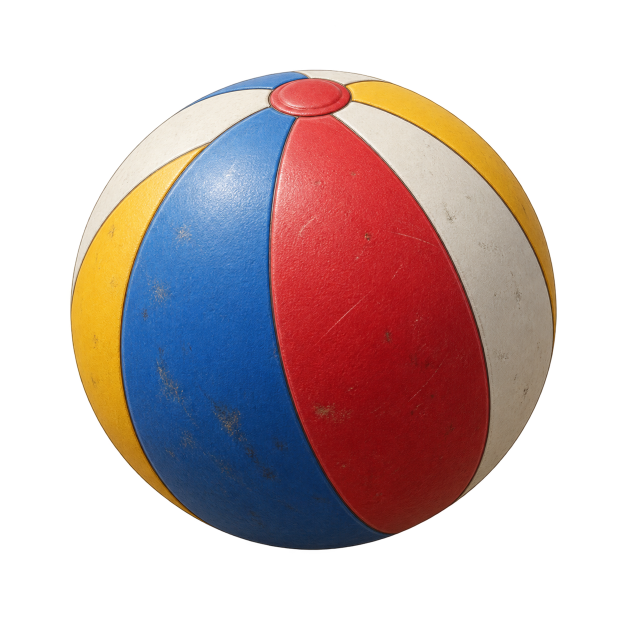
#> input picture artwork/revisions/ball-v1.png, 1254 x 1254 px, given in place of textbook--shelf-v1.png, which was not available (shown at 1/2 size)
$ python extract-book-alpha.py textbook--shelf
#> lines starting #> are read from the running program, lines starting #| are printed output that depends on the picture; after the words box and inside, x2 and y2 are one past the last pixel; in counts of white or black regions, pixels touching at a corner belong together; pictures that were not available may be replaced by others from this repository, and a replacement may not be noted
"""User-authorized finishing for reviewed convex books on neutral checkerboards.

Not suitable for neutral covers, holes, or concave objects. Preserve RGB, trace
the continuous coloured perimeter, then review both light and dark composites.
Usage: python scripts/extract-book-alpha.py textbook--shelf
"""
from pathlib import Path
import argparse
import json
import numpy as np
from PIL import Image, ImageDraw

ROOT = Path(__file__).resolve().parent.parent
parser = argparse.ArgumentParser()
parser.add_argument('asset', choices=['textbook--shelf', 'notebook--shelf', 'homework-diary--shelf', 'document-folder--shelf'])
args = parser.parse_args()
source = ROOT / f'artwork/revisions/{args.asset}-v1.png'
output = ROOT / f'artwork/revisions/{args.asset}-local.png'
im = Image.open(source).convert('RGB')
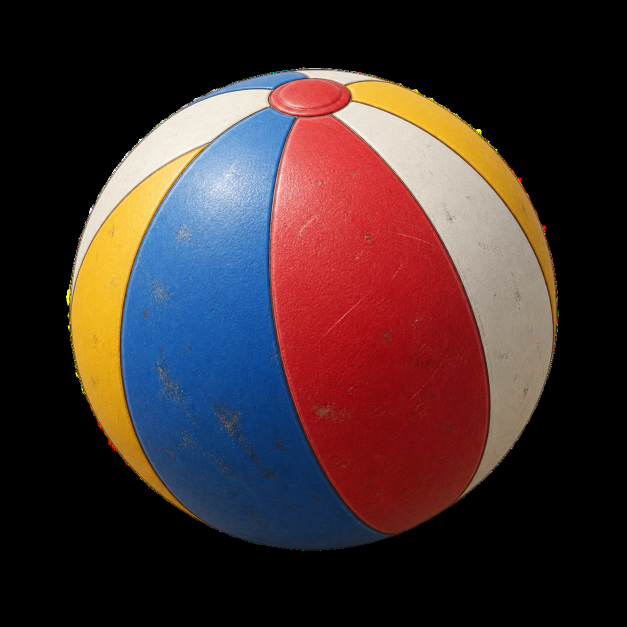
#> im: PIL image 1254x1254 RGB (shown at 1/2 size); mean R, G, B 64.7, 45.5, 46.2
rgb = np.asarray(im).astype(np.int16)
colour = rgb.max(2) - rgb.min(2) > 16
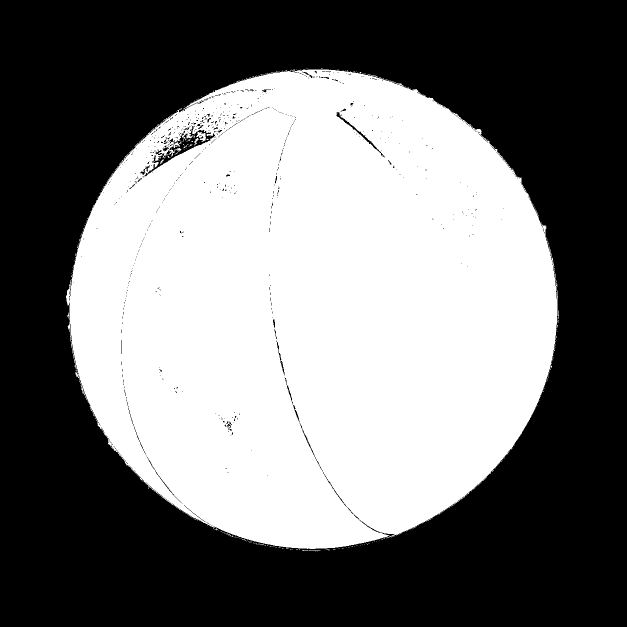
#> colour: shape (1254, 1254) bool (shown at 1/2 size); 46.3% white; 238 white regions (232 under 20 px), largest, box (x1, y1, x2, y2) and area: (132, 139, 1115, 1098) 726869, (1113, 574, 1118, 639) 82, (388, 276, 397, 291) 51, (349, 296, 363, 303) 46, (320, 319, 328, 328) 27, (618, 1100, 641, 1101) 23
points = []
for y, row in enumerate(colour):
    xs = np.flatnonzero(row)
    if len(xs):
        points.extend([(int(xs[0]), y), (int(xs[-1]), y)])
#> after the loop, points = 1932 pairs, first value 132 to 1117, second value 137 to 1102
points = sorted(set(points))
#> points = 1931 pairs, first value 132 to 1117, second value 137 to 1102
def cross(a, b, c):
    return (b[0]-a[0])*(c[1]-a[1]) - (b[1]-a[1])*(c[0]-a[0])
def half(seq):
    out = []
    for p in seq:
        while len(out)>1 and cross(out[-2],out[-1],p)<=0:
            out.pop()
        out.append(p)
#> this loop made 1931 passes
#> p on passes 1 to 3: (132, 592), (132, 593), (132, 594)
#> after the loop, out = 48 pairs, first value 132 to 1117, second value 137 to 630
    return out
boundary = half(points)[:-1]+half(reversed(points))[:-1]
#> boundary = 107 pairs, first value 132 to 1117, second value 137 to 1102
if args.asset == 'document-folder--shelf':
    # The open edge has a shallow thumb notch: preserve it instead of filling its checkerboard.
    left, right = [], []
    for y, row in enumerate(colour):
        xs = np.flatnonzero(row)
        if len(xs) >= 3:
            left.append((int(xs[0]), y))
            right.append((int(xs[-1]), y))
    boundary = left + list(reversed(right))
mask = Image.new('L',(im.width*4,im.height*4))
#> mask: PIL image 5016x5016 L; every value is 0
ImageDraw.Draw(mask).polygon([(x*4,y*4) for x,y in boundary],fill=255)
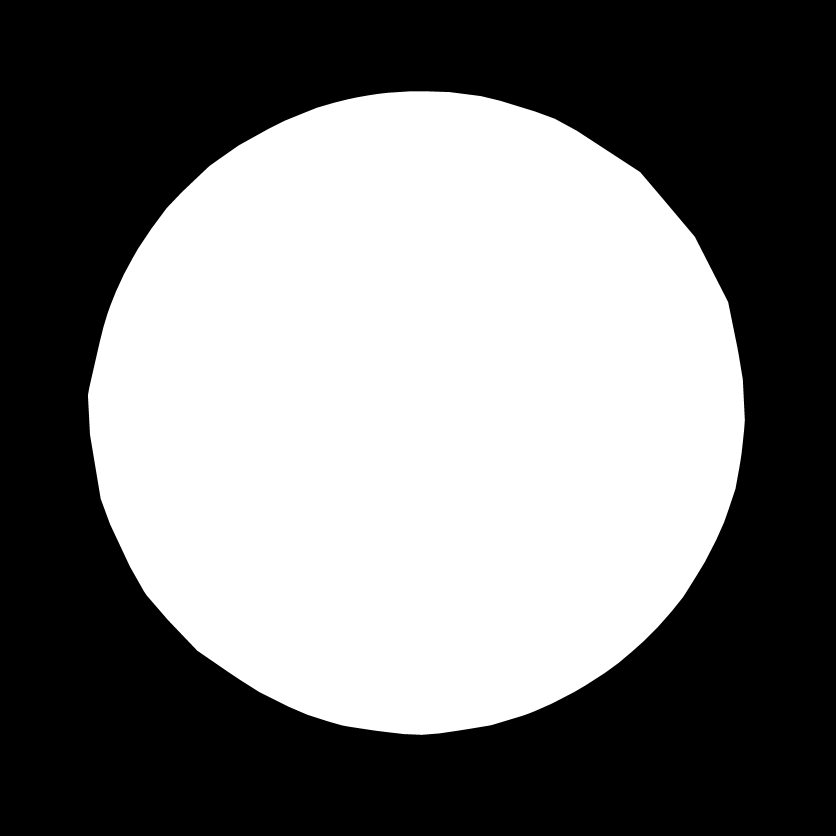
#> mask: PIL image 5016x5016 L (shown at 1/6 size); 47.1% white; 1 white region, box (x1, y1, x2, y2) and area: (528, 548, 4469, 4409) 11854585
mask = mask.resize(im.size,Image.Resampling.LANCZOS)
#> mask: PIL image 1254x1254 L
result = im.convert('RGBA')
result.putalpha(mask)
result.save(output)
assert np.array_equal(np.asarray(result)[:,:,:3],np.asarray(im))
contact = Image.new('RGB',(640,620))
#> contact: PIL image 640x620 RGB; every value is 0
draw = ImageDraw.Draw(contact)
preview = result.crop(mask.getbbox())
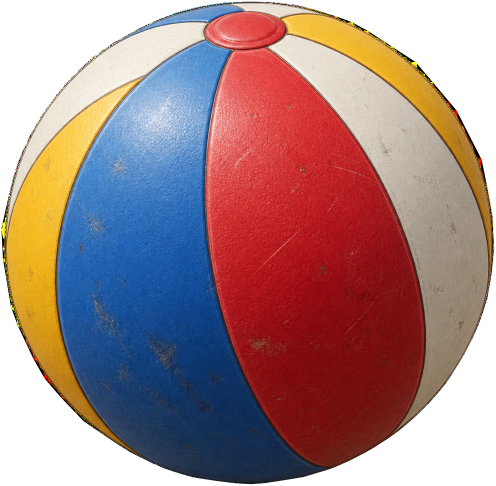
#> preview: PIL image 991x971 RGBA (shown at 1/2 size); mean R, G, B, A 105.7, 74.3, 75.5, 196.3; transparent parts drawn white
preview.thumbnail((300,590))
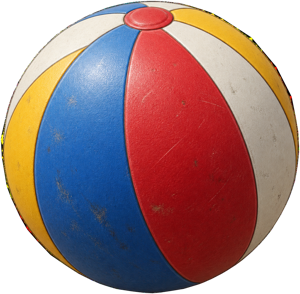
#> preview: PIL image 300x294 RGBA; mean R, G, B, A 106.1, 74.6, 75.8, 196.3; transparent parts drawn white
for i, bg in enumerate(['#efe9de','#303846']):
    draw.rectangle((i*320,0,(i+1)*320,620),fill=bg)
    contact.paste(preview,(i*320+(320-preview.width)//2,(620-preview.height)//2),preview)
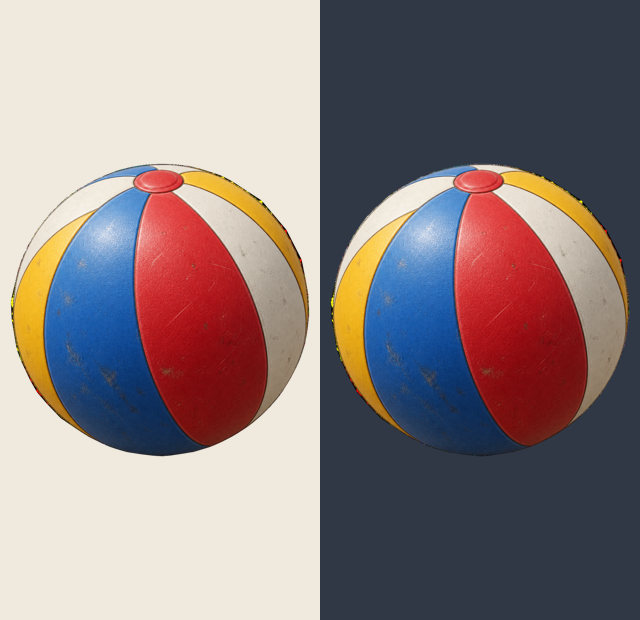
#> contact: PIL image 640x620 RGB; mean R, G, B 141.3, 128, 129.6
contact.save(ROOT/f'output/qa/{args.asset}-alpha.png')
report = {'source':str(source.relative_to(ROOT)),'output':str(output.relative_to(ROOT)),
          'rgbUnchanged':True,'alphaBounds':mask.getbbox(),'boundary':boundary,
          'method':('row-traced coloured perimeter including thumb notch' if args.asset == 'document-folder--shelf' else 'convex coloured perimeter') + ', supersampled alpha; RGB unchanged',
          'status':'awaiting-visual-review'}
(ROOT/f'output/qa/{args.asset}-alpha.json').write_text(json.dumps(report,indent=2)+'\n',encoding='utf-8')
print(json.dumps({k:v for k,v in report.items() if k!='boundary'}))
#> (printed output is left out)
